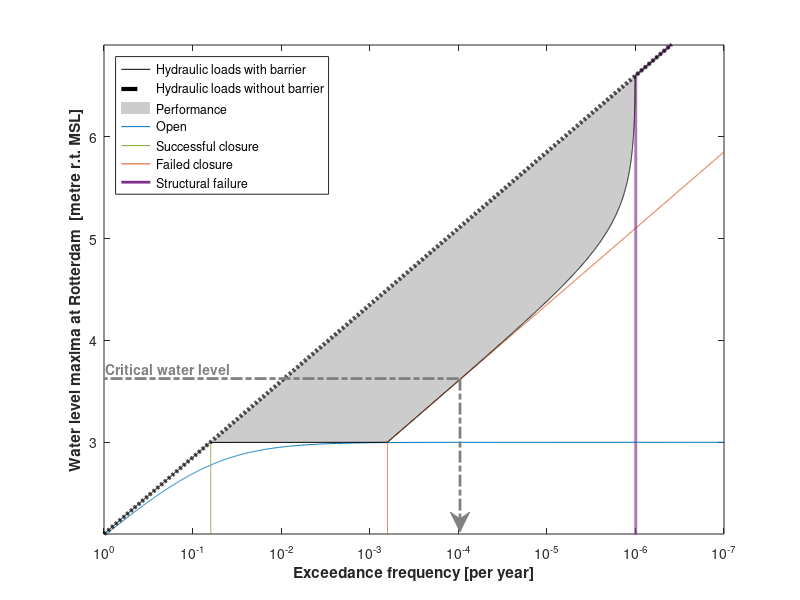

Here is the MATLAB script that generated this plot: (Note: this script raises an error after producing the figure.)
clear all
close all

% 1. STORM MODELLING
% 1.1 In the analytical procedure the sea level maxima (h_sea) are the only variable of
% the storm analyzed. 

% 1.2 Exponential distribution of sea level maxima (h_sea)
h_A=2.1;%yearly maximum
h_B=0.75;%decimal height

dh_sea=h_B/750;
h_sea=0:dh_sea:h_A+10*h_B;

f_sea=log(10)/h_B*10.^(-(h_sea-h_A)/h_B);%frequency density
f_sea(h_sea<h_A)=0;

F_sea=10.^(-(h_sea-h_A)/h_B);%frequency distribution
F_sea(h_sea<h_A)=0;
E_sea=1-F_sea;%exceedance frequency

% 2. BARRIER STATE MODELLING
% 2.1 Barrier states:
%       1. Open
%       2. Failed closure
%       3. Structural failure
%       4. Succesful closure

% 2.2 Barrier state probability functions
h_c=3.0;%closure decision level [metre r.t. mean sea level]
z_str=6.6;%structural design level [metre r.t. mean sea level]
P_FC=1/100;%probability of failed closure [on demand]

for i=1:length(h_sea)
    
    if h_sea(i)>h_c
        P_1(i)=0; %open
        P_2(i)=P_FC; %failed closure
    else
        P_1(i)=1; %open
        P_2(i)=0; %failed closure
    end
    
    if h_sea(i)<z_str
        P_3(i)=0; %structural failure
    else
        P_3(i)=(1-P_2(i));%structural failure
    end
end

P_4=1-P_1-P_2-P_3; %successful closure

% 3. INNER BASIN MODELLING
% Inner water level maxima = sea level maxima

% 4. EXCEEDANCE FREQUENCY MODELLING
% Partial distributions for individual barrier modes
g_1=P_1.*f_sea; %open
g_2=P_2.*f_sea; %failed closure
g_3=P_3.*f_sea; %structural failure

F_4=sum(P_4.*f_sea)*dh_sea; %successful closure frequency
g_4=zeros(1,length(h_sea)); %length of vector similar as other partial distributions
g_4(h_c/dh_sea)=F_4/dh_sea; %successful closure

f_in=g_1+g_2+g_3+g_4; %density of hydraulic loads with barrier

for i=1:length(h_sea)
    G_1(i)=sum(g_1(i:length(h_sea))*dh_sea); %open
    G_2(i)=sum(g_2(i:length(h_sea))*dh_sea); %failed closure
    G_3(i)=sum(g_3(i:length(h_sea))*dh_sea); %structural failure    
    G_4(i)=sum(g_4(i:length(h_sea))*dh_sea); %successful closure
    F_in(i)=sum(f_in(i:length(h_sea))*dh_sea); %hydraulic loads with a barrier
end

%OUTPUT
fig1=figure(1);%exceedance frequency curve
fill_x=[F_sea+1e-10 flip(F_in)];
fill_y=[h_sea flip(h_sea)];

x1c=fill(fill_x,fill_y,[0.8 0.8 0.8],'LineStyle','none'); %surface storm surge barrier performance
hold on

G_1(G_1==0)=10^-10; %correction for asymptote for open barrier mode

x1=plot(G_1,h_sea,G_4,h_sea,G_2,h_sea,G_3,h_sea,'linewidth',2); %partial distributions barrier modes
set(x1(1), 'Color', [0 0.4470 0.7410])
set(x1(2), 'Color', [0.4660 0.6740 0.1880])
set(x1(3), 'Color', [0.8500 0.3250 0.0980])
set(x1(4), 'Color', [0.4940 0.1840 0.5560])

x1b=plot(F_in,h_sea,'k',F_sea,h_sea,'--k','linewidth',3); %hydraulic loads with and without a barrier
set(gca, 'XScale', 'log')
set ( gca, 'xdir', 'reverse')
xlabel('Exceedance frequency [per year]','fontweight','b');
ylabel('Water level maxima at Rotterdam  [metre r.t. MSL]','fontweight','b');
ylim([2.1 6.9]);
xlim([1e-7 1]);
legend([x1b(1) x1b(2) x1c(1) x1(1) x1(2) x1(3) x1(4)],'Hydraulic loads with barrier','Hydraulic loads without barrier','Performance','Open','Successful closure','Failed closure','Structural failure','Location','Northwest')

% Create textbox
annotation(fig1,'textbox',...
    [0.132142857142857 0.338095238095241 0.339285714285714 0.0928571428571452],...
    'Color',[0.501960784313725 0.501960784313725 0.501960784313725],...
    'String','Critical water level',...
    'LineStyle','none',...
    'FontWeight','bold',...
    'FitBoxToText','off');

% Create line
annotation(fig1,'line',[0.573214285714286 0.130357142857143],...
    [0.369047619047619 0.369047619047619],...
    'Color',[0.501960784313725 0.501960784313725 0.501960784313725],...
    'LineWidth',2,...
    'LineStyle','-.');

% Create arrow
annotation(fig1,'arrow',[0.574999999999999 0.574999999999999],...
    [0.369047619047619 0.114285714285714],...
    'Color',[0.501960784313725 0.501960784313725 0.501960784313725],...
    'LineWidth',2,...
    'LineStyle','-.');

fig2=figure(2);%density of inner water level maxima 
fig2.Position(3) = 800;

pos1 = [0.1 0.15 0.3 0.78];
subplot('Position',pos1);
x2a=plot(h_sea,f_sea,'--k');
hold on
x2=plot(h_sea,g_1,h_sea,g_4,h_sea,g_2,h_sea,g_3,'linewidth',2);
set(x2(1), 'Color', [0 0.4470 0.7410])
set(x2(2), 'Color', [0.4660 0.6740 0.1880])
set(x2(3), 'Color', [0.8500 0.3250 0.0980])
set(x2(4), 'Color', [0.4940 0.1840 0.5560])
xlim([2 7]);
ylim([0 3.5]);
legend([x2(1) x2(2) x2(3) x2(4) x2a(1)],'Open','Closed','Failed closure','Structural failure','Without barrier');
ylabel('Probability density [per year per meter]','fontweight','b');
xlabel('Water level maxima [meter r.t. MSL]','fontweight','b');

pos2 = [0.45 0.3 0.3 0.55];
subplot('Position',pos2);
x2b=plot(h_sea,f_sea,'--k');
hold on
x2c=plot(h_sea,g_2,h_sea,g_3,'linewidth',2);
set(x2c(1), 'Color', [0.8500 0.3250 0.0980])
set(x2c(2), 'Color', [0.4940 0.1840 0.5560])
xlim([3.6 7]);
ylim([0 3.5*10^-4]);

pos3 = [0.8 0.45 0.15 0.3];
subplot('Position',pos3);
%axes('Position',[.75 .75 .15 .15])
%box on
x2d=plot(h_sea,f_sea,'--k');
hold on
x2e=plot(h_sea,g_2,h_sea,g_3,'linewidth',2);
set(x2e(1), 'Color', [0.8500 0.3250 0.0980])
set(x2e(2), 'Color', [0.4940 0.1840 0.5560])
xlim([6 7]);
ylim([0 10^-5]);

% Create line
annotation(fig2,'line',[0.45125 0.192916666666667],...
    [0.847619047619048 0.150793650793652],'LineStyle',':');

% Create line
annotation(fig2,'line',[0.4 0.747916666666667],...
    [0.14920634920635 0.293650793650795],'LineStyle',':');

% Create line
annotation(fig2,'line',[0.80125 0.662083333333333],...
    [0.747619047619048 0.300000000000001],'LineStyle',':');

% Create line
annotation(fig2,'line',[0.949583333333333 0.750833333333333],...
    [0.446031746031746 0.3],'LineStyle',':');

% Create arrow
annotation(fig2,'arrow',[0.16 0.15875],...
    [0.858523809523813 0.933333333333337],'Color',[0.466 0.674 0.188],...
    'LineWidth',2);

% Create textarrow
annotation(fig2,'textarrow',[0.20375 0.1625],...
    [0.602380952380954 0.671428571428573],...
    'String',{'Density = \infty','Frequency =','0.06 per year'});

fig3=figure(3); % barrier state probability functions
fig3.Position(3) = 700;
Alpha=2;
Beta=2;

x3=plot(h_sea,betainv(P_4,Alpha,Beta),h_sea,betainv(P_3,Alpha,Beta),h_sea,betainv(P_2,Alpha,Beta),h_sea,betainv(P_1,Alpha,Beta),'linewidth',2);
set(x3(4), 'Color', [0 0.4470 0.7410])
set(x3(1), 'Color', [0.4660 0.6740 0.1880])
set(x3(3), 'Color', [0.8500 0.3250 0.0980])
set(x3(2), 'Color', [0.4940 0.1840 0.5560])
x3a=legend([x3(4) x3(3) x3(2) x3(1)],'open - $\overline{B}$','failed closure - $B\overline{C}$','structural failure - $BC\overline{D}$','closed - $BCD$','location','eastoutside');
set(x3a,'Interpreter','latex','fontsize',12)
ylabel('Probability [-]','fontweight','b');
xlabel('Water level maxima [metre r.t. MSL]','fontweight','b');

yticks(betainv([0 0.01 0.10 0.25 0.5 0.75 0.9 0.99, 1],Alpha,Beta))
yticklabels({'0','0.01','0.10','0.25','0.50','0.75','0.90','0.99','1'})
xlim([2 7]);

% Create textarrow
annotation(fig3,'textarrow',[0.442857142857143 0.548571428571429],...
    [0.328571428571432 0.111904761904764],...
    'String',{'Structural','failure',' level',' z_{str}'});

% Create textarrow
annotation(fig3,'textarrow',[0.241428571428571 0.185714285714286],...
    [0.206142857142858 0.111904761904762],...
    'String',{'Closure','decision','level h_c'});

Hydraulic_loads_with_barrier_table=table(F_in',h_sea');
writetable(Hydraulic_loads_with_barrier_table,"Result_storm_surge_barrier_performance_analytical.xlsx")
